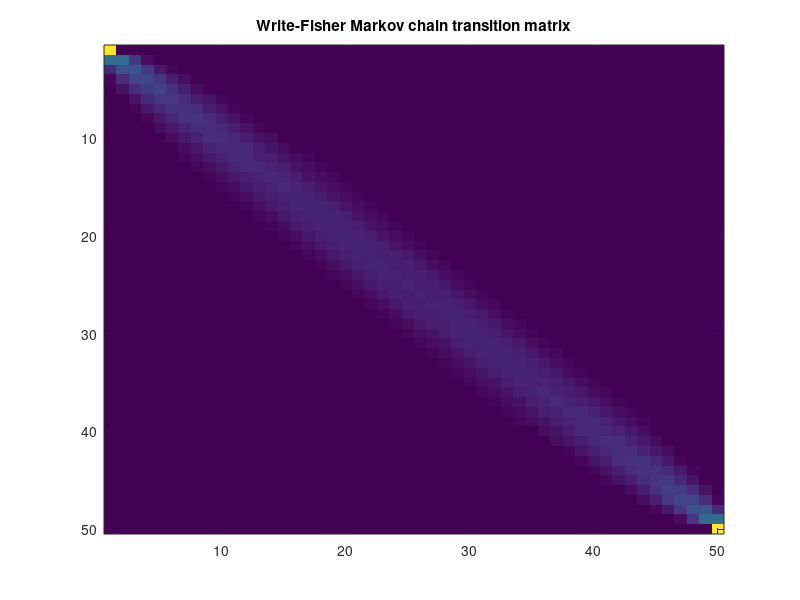

Write MATLAB code to recreate this figure. (Note: this script raises an error after producing the figure.)
% Author:   Jarod Hart
% Date:     December 14, 2017
% Description: This is a script file.  It can be run as is.  The purpose of
% this script is to implement a population genetics model known as the
% Wright-Fisher model.  It is a Markov chain that describes the prevalence
% of two alleles A_1 and A_2 in a population under no influence of natural
% selection or mutation.  The population is assumed to be a fixed size with
% non-overlapping generations, and mate randomly.  The state of the Markov
% chain indicates the number of allels A_1 that are present.  Since the
% total population is assumed to be constant, the number of alleles A_2
% present in the population can be computes as the complement.  Some of the
% capabilities of the MarkovChain class can be used to gain some more
% information about this model.

% Dependencies: MarkovChain.m, Decompose.m, MakeCanonicalMatrix.m, 
%               SimulateMC.m, DrawFrom.m

% Resources:  See for example the textbook, Handbook of Statistical
% Genetics by Balding, Bishop and Cannings (in particular chapter 22) for a
% description of this model, some extensions of it, and its original
% development.

% Note:  This is actually a simplification of the Wright-Fisher model.  The
% full model takes into accound fitness and mutation.  It is implemented in
% WrightFisherScript.m.

addpath(genpath('../Markov Chain Class'))

n=50;  % number of individual alleles in the population
       % precision limits are met around m=100
       % warnings of precision limits start around n=60
initialstate=10; % initial state of the chain, how many of A_1 are present

initial=zeros(1,n); % make initial distribution
initial(initialstate)=1;

P=zeros(n,n);

for i=0:(n-1)
    x=i/(n-1);
    for j=0:(n-1)
        P(i+1,j+1)=nchoosek(n-1,j)*x^j*(1-x)^(n-1-j);
    end
end

figure % visualization of the transition matrix
image(64*P)
title('Write-Fisher Markov chain transition matrix')

WF=MarkovChain; % make MarkovChain object
WF=WF.initialize(P);

ExpAbs=initial(WF.ComClasses{1})*WF.T; % compute expected time to absorption
strcat('Expected time before one of the alleles goes extinct:',...
    32,num2str(ExpAbs),32,'generations')

NumSimulations=50;
LengthSimulation=ceil(ExpAbs*4);
X=zeros(NumSimulations,LengthSimulation);

figure('Position',[100,100,1000,600])
axis tight manual
axis([0,LengthSimulation+2,-2,n+3])
ylabel('Prevalence of allele A_1')
xlabel('Generations of population')
title('Wright-Fisher Two-Allele Simulation')
hold on
WF.initial=initial;

for i=1:1:NumSimulations
    x=WF.simulate(LengthSimulation);
    X(i,:)=x;
    plot(x)
    pause(.01)
end




